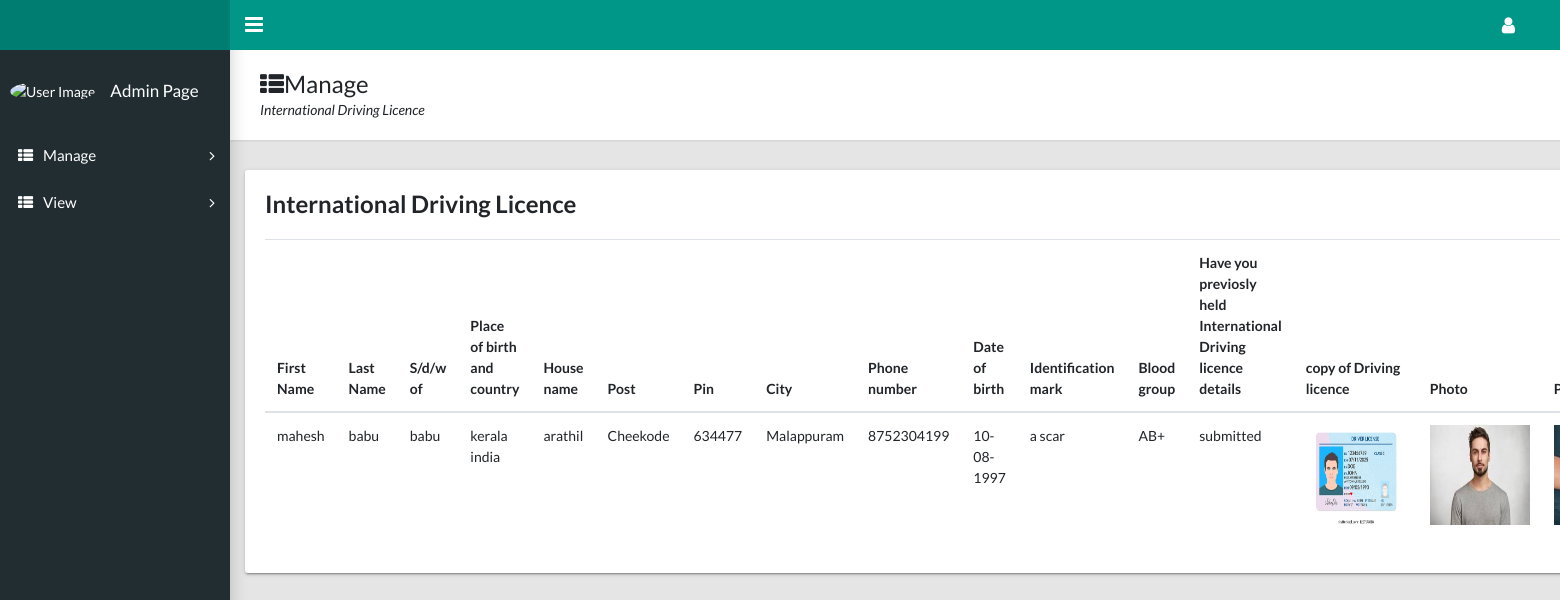
The app's page /manageinternationallicense with its own data.
### Rtomanagement/models.py (models this page shows, shortened)
class International_dl(models.Model):
    First_Name = models.CharField(max_length= 20)
    Last_Name= models.CharField(max_length= 20)
    user_id= models.ForeignKey(rtouser, on_delete=models.CASCADE)
    SDW= models.CharField(max_length=20)
    Place_of_birth_and_country= models.CharField(max_length=20)
    House_name =models.CharField(max_length=30)
    Post = models.CharField(max_length=20)
    Pin = models.CharField(max_length=20)
    City = models.CharField(max_length=20)
    Mobile = models.CharField(max_length=10)
    Date_of_birth = models.CharField(max_length=20)
    Identification_mark = models.CharField(max_length=20)
    Blood_group = models.CharField(max_length=20)
    Details_if_already_held_international_dl = models.CharField(max_length=20)
    Licence_photo = models.ImageField(upload_to='licenseimages/', blank=True, null=True)
    Photo = models.ImageField(upload_to='internationalimages/', blank=True, null=True)
    passport = models.ImageField(upload_to='internationalimages/', blank=True, null=True)
    inter_dl_status = models.CharField(max_length=20)
    rejected_reason = models.CharField(max_length=50,blank=True,null=True)

### Rtomanage/views.py (the view)
# urls.py: path("manageinternationallicense",views.manage_international_license,name="manageinternationallicense"),
def manage_international_license(request):
    data=International_dl.objects.all()
    return render (request,'table-data-international_licence.html',{'data':data})

### Rtomanage/templates/table-data-international_licence.html (shortened to what this page needs)
<!DOCTYPE html>
<html lang="en">
  <head>
    <link rel="stylesheet" type="text/css" href="../static/css/main.css">
    <link rel="stylesheet" type="text/css" href="https://maxcdn.bootstrapcdn.com/font-awesome/4.7.0/css/font-awesome.min.css">
  </head>
  <body class="app sidebar-mini">
    <header class="app-header"><a class="app-header__logo" href="index.html"></a>
      <a class="app-sidebar__toggle" href="#" data-toggle="sidebar" aria-label="Hide Sidebar"></a>
      <ul class="app-nav">
        <li class="dropdown"><a class="app-nav__item" href="#" data-toggle="dropdown" aria-label="Open Profile Menu"><i class="fa fa-user fa-lg"></i></a>
        </li>
      </ul>
    </header>
    <aside class="app-sidebar">
        <div class="app-sidebar__user"><img class="app-sidebar__user-avatar" src="https://s3.amazonaws.com/uifaces/faces/twitter/jsa/48.jpg" alt="User Image">
          <div>
            <p class="app-sidebar__user-name">Admin Page</p>
          </div>
        </div>
        <ul class="app-menu">
          <li class="treeview "><a class="app-menu__item" href="#" data-toggle="treeview"><i class="app-menu__icon fa fa-th-list"></i><span class="app-menu__label">Manage</span><i class="treeview-indicator fa fa-angle-right"></i></a>
          </li>
          <li class="treeview "><a class="app-menu__item" href="#" data-toggle="treeview"><i class="app-menu__icon fa fa-th-list"></i><span class="app-menu__label">View</span><i class="treeview-indicator fa fa-angle-right"></i></a>
          </li>
        </ul>
      </aside>
    <main class="app-content">
      <div class="app-title">
        <div>
          <h1><i class="fa fa-th-list"></i>Manage</h1>
          <p>International Driving Licence</p>
        </div>
      </div>
      <div class="row">
        <div class="col-md-15">
          <div class="tile">
            <h3 class="tile-title">International Driving Licence</h3>
            <table class="table">
              <thead>
                <tr>
                  <th>First Name</th>
                  <th>Last Name</th>
                  <th>S/d/w of </th>
                  <th>Place of birth and country</th>
                  <th>House name</th>
                  <th> Post</th>
                  <th> Pin</th>
                  <th> City</th>
                  <th>Phone number</th>
                  <th>Date of birth</th>
                  <th>Identification mark </th>
                  <th>Blood group </th>
                  <th> Have you previosly held International Driving licence details</th>
                  <th> copy of Driving licence</th>
                  <th>Photo</th>
                  <th>Passport</th>
                </tr>
              </thead>
              <tbody>
                {% for i in data %}
                <tr>
                  <td>{{i.First_Name}}</td>
                  <td>{{i.Last_Name}}</td>
                  <td>{{i.SDW}}</td>
                  <td>{{i.Place_of_birth_and_country}} </td>
                  <td>{{i.House_name}}</td>
                  <td>{{i.Post}}</td>
                  <td>{{i.Pin}}</td>
                  <td>{{i.City}}</td>
                   <td>{{i.Mobile}}</td>
                   <td>{{i.Date_of_birth}}</td>
                   <td>{{i.Identification_mark}}</td>
                   <td>{{i.Blood_group}}</td>
                   <td>{{i.Details_if_already_held_international_dl}}</td>
                   <td><img src="/media/{{i.Licence_photo}}" width="100px" height="100px"/></td>
                   <td><img src="/media/{{i.Photo}}" width="100px" height="100px"/></td>
                   <td><img src="/media/{{i.passport}}" width="100px" height="100px"/></td>
                   {% if i.inter_dl_status == '0'%}
                  </tr>
                  {% endif %}
                  {% endfor %}
              </tbody>
            </table>
          </div>
        </div>
      </div>
    </main>
  </body>
</html>

### records on screen
International_dl: First_Name "mahesh", Last_Name "babu", SDW "babu", Place_of_birth_and_country "kerala india", House_name "arathil", Post "Cheekode", Pin "634477", City "Malappuram", Mobile "8752304199", Date_of_birth "10-08-1997", Identification_mark "a scar", Blood_group "AB+", Details_if_already_held_international_dl "submitted", Licence_photo (picture), Photo (picture), passport (picture)
